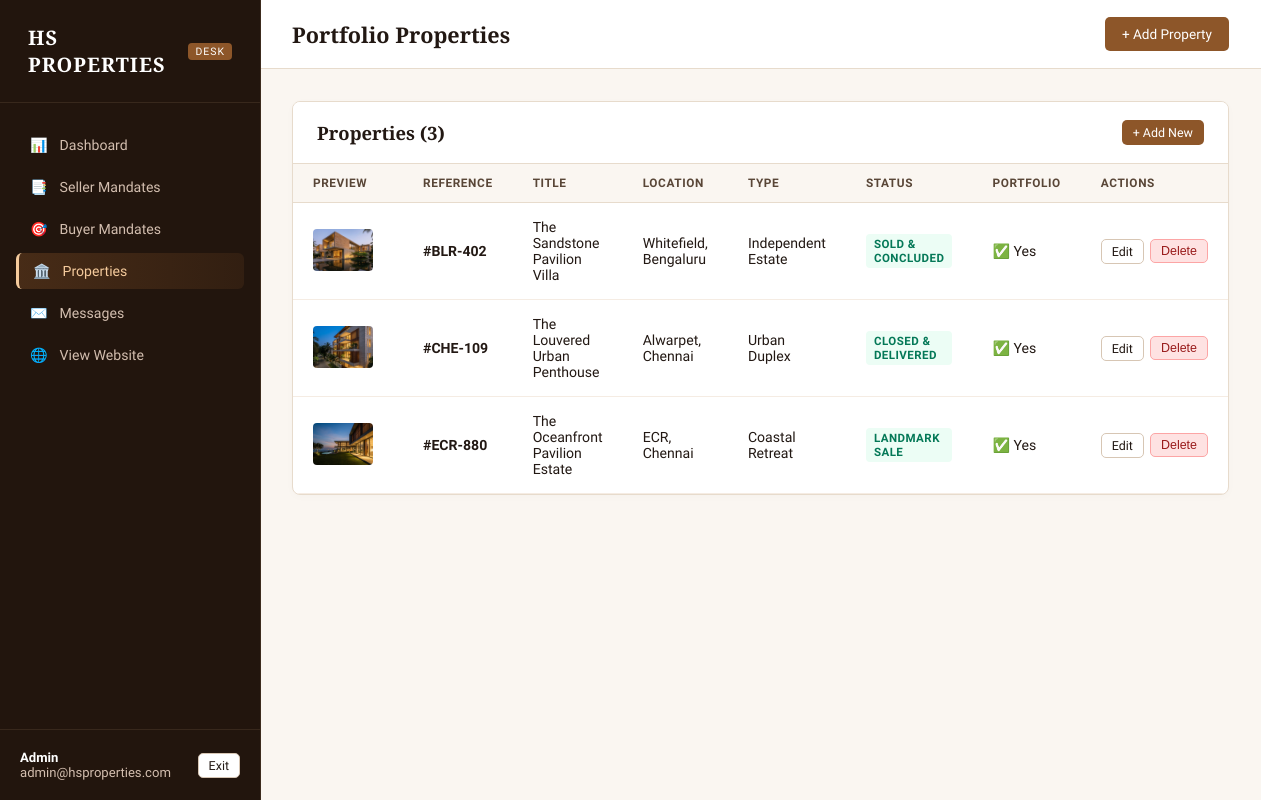
The page /admin/properties.php (signed in) on the database its author committed.
### tables this page shows
CREATE TABLE IF NOT EXISTS `properties` (
  `id`            INT UNSIGNED    NOT NULL AUTO_INCREMENT,
  `reference`     VARCHAR(30)     NOT NULL,
  `status`        VARCHAR(60)     NOT NULL DEFAULT 'Active',
  `location`      VARCHAR(255)    NOT NULL,
  `title`         VARCHAR(255)    NOT NULL,
  `mandate`       VARCHAR(255)    NULL DEFAULT NULL,
  `spec`          VARCHAR(255)    NULL DEFAULT NULL,
  `summary`       TEXT            NULL DEFAULT NULL,
  `type`          VARCHAR(80)     NULL DEFAULT NULL,
  `image`         VARCHAR(500)    NULL DEFAULT NULL,
  `image_alt`     VARCHAR(500)    NULL DEFAULT NULL,
  `is_portfolio`  TINYINT(1)      NOT NULL DEFAULT 0,
  `is_active`     TINYINT(1)      NOT NULL DEFAULT 1,
  `sort_order`    INT             NOT NULL DEFAULT 0,
  `created_at`    DATETIME        NOT NULL DEFAULT CURRENT_TIMESTAMP,
  `updated_at`    DATETIME        NOT NULL DEFAULT CURRENT_TIMESTAMP ON UPDATE CURRENT_TIMESTAMP,
  PRIMARY KEY (`id`),
  UNIQUE KEY `uq_properties_reference` (`reference`),
  INDEX `idx_properties_portfolio` (`is_portfolio`, `is_active`, `sort_order`)
);

### backend/Database.php (called while the page is built, shortened)
<?php
class Database
{
    private static ?Database $instance = null;
    private PDO $pdo;
    private function __construct(array $config)
    {
        $dsn = sprintf(
            'mysql:host=%s;port=%s;dbname=%s;charset=utf8mb4',
            $config['host'],
            $config['port'],
            $config['name']
        );
        $this->pdo = new PDO($dsn, $config['user'], $config['pass'], [
            PDO::ATTR_ERRMODE            => PDO::ERRMODE_EXCEPTION,
            PDO::ATTR_DEFAULT_FETCH_MODE => PDO::FETCH_ASSOC,
            PDO::ATTR_EMULATE_PREPARES   => false,
            PDO::MYSQL_ATTR_INIT_COMMAND => "SET NAMES 'utf8mb4'",
        ]);
    }
    public static function getInstance(?array $config = null): self
    {
        if (self::$instance === null) {
            self::$instance = new self($config);
        }
        return self::$instance;
    }
    public function query(string $sql, array $params = []): PDOStatement
    {
        $stmt = $this->pdo->prepare($sql);
        $stmt->execute($params);
        return $stmt;
    }
    public function fetchAll(string $sql, array $params = []): array
    {
        return $this->query($sql, $params)->fetchAll();
    }
    public function fetchColumn(string $sql, array $params = []): mixed
    {
        return $this->query($sql, $params)->fetchColumn();
    }
}

### backend/models/Property.php (called while the page is built, shortened)
<?php
class Property
{
    private Database $db;
    public function __construct()
    {
        $this->db = Database::getInstance();
    }
    public function getAll(array $filters = [], int $page = 1, int $perPage = 20): array
    {
        $where  = ['1=1'];
        $params = [];
        $whereClause = implode(' AND ', $where);
        $offset      = ($page - 1) * $perPage;
        $total = $this->db->fetchColumn(
            "SELECT COUNT(*) FROM `properties` WHERE $whereClause",
            $params
        );
        $rows = $this->db->fetchAll(
            "SELECT * FROM `properties` WHERE $whereClause ORDER BY `sort_order` ASC, `created_at` DESC LIMIT $perPage OFFSET $offset",
            $params
        );
        return [
            'data'       => $rows,
            'total'      => (int) $total,
            'page'       => $page,
            'per_page'   => $perPage,
            'total_pages' => (int) ceil($total / $perPage),
        ];
    }
}

### includes/config.php (called while the page is built, shortened)
<?php
function url(string $path = ''): string
{
    return BASE_URL . '/' . ltrim($path, '/');
}
function e(?string $value): string
{
    return htmlspecialchars((string) $value, ENT_QUOTES | ENT_SUBSTITUTE, 'UTF-8');
}

### admin/properties.php (the view, shortened to what this page needs)
<?php
require_once __DIR__ . '/../backend/bootstrap.php';
require_once __DIR__ . '/../backend/models/Property.php';
$model = new Property();
$action = $_GET['action'] ?? 'list';
$id     = isset($_GET['id']) ? (int)$_GET['id'] : null;
$editItem = ($action === 'edit' && $id) ? $model->find($id) : null;
$search = $_GET['search'] ?? '';
$page   = isset($_GET['page']) ? (int)$_GET['page'] : 1;
$list   = $model->getAll(['search' => $search], $page, 20);
include __DIR__ . '/header.php';
?>
<?php if ($action === 'create' || ($action === 'edit' && $editItem)): ?>
  <div style="margin-bottom: 20px;">
    <a href="<?= e(url('admin/properties.php')) ?>" class="btn-admin btn-admin--sm btn-admin--secondary">&larr; Back to properties</a>
  </div>
  <div class="admin-card" style="max-width: 800px;">
    <div class="admin-card__header">
      <h2 class="admin-card__title"><?= $action === 'create' ? 'Add New Property' : 'Edit Property: ' . e($editItem['title']) ?></h2>
    </div>
    <div style="padding: 24px;">
      <form method="post" enctype="multipart/form-data" action="<?= e(url('admin/properties.php?action=' . $action . ($id ? '&id=' . $id : ''))) ?>">
        <div style="display: grid; grid-template-columns: 1fr 1fr; gap: 20px;">
          <div class="admin-form-group">
            <label for="title">Property Title *</label>
            <input type="text" id="title" name="title" class="admin-input" required value="<?= e($editItem['title'] ?? '') ?>" placeholder="The Sandstone Pavilion Villa">
          </div>
          <div class="admin-form-group">
            <label for="reference">Reference Code</label>
            <input type="text" id="reference" name="reference" class="admin-input" value="<?= e($editItem['reference'] ?? '') ?>" placeholder="#BLR-402">
          </div>
        </div>
        <div style="display: grid; grid-template-columns: 1fr 1fr; gap: 20px;">
          <div class="admin-form-group">
            <label for="location">Location *</label>
            <input type="text" id="location" name="location" class="admin-input" required value="<?= e($editItem['location'] ?? '') ?>" placeholder="Whitefield, Bengaluru">
          </div>
          <div class="admin-form-group">
            <label for="type">Property Type *</label>
            <select name="type" id="type" class="admin-select" required>
              <option value="Independent Estate" <?= ($editItem['type'] ?? '') === 'Independent Estate' ? 'selected' : '' ?>>Independent Estate</option>
              <option value="Urban Duplex" <?= ($editItem['type'] ?? '') === 'Urban Duplex' ? 'selected' : '' ?>>Urban Duplex</option>
              <option value="Coastal Retreat" <?= ($editItem['type'] ?? '') === 'Coastal Retreat' ? 'selected' : '' ?>>Coastal Retreat</option>
              <option value="Penthouse" <?= ($editItem['type'] ?? '') === 'Penthouse' ? 'selected' : '' ?>>Penthouse</option>
              <option value="Commercial Landmark" <?= ($editItem['type'] ?? '') === 'Commercial Landmark' ? 'selected' : '' ?>>Commercial Landmark</option>
            </select>
          </div>
        </div>
        <div style="display: grid; grid-template-columns: 1fr 1fr; gap: 20px;">
          <div class="admin-form-group">
            <label for="status">Status Badge</label>
            <input type="text" id="status" name="status" class="admin-input" value="<?= e($editItem['status'] ?? 'Sold & Concluded') ?>" placeholder="Sold & Concluded / Landmark Sale">
          </div>
          <div class="admin-form-group">
            <label for="mandate">Mandate Type</label>
            <input type="text" id="mandate" name="mandate" class="admin-input" value="<?= e($editItem['mandate'] ?? 'Buyer Representation & Acquisition') ?>" placeholder="Buyer Representation & Acquisition">
          </div>
        </div>
        <div class="admin-form-group">
          <label for="spec">Architectural Specification</label>
          <input type="text" id="spec" name="spec" class="admin-input" value="<?= e($editItem['spec'] ?? '') ?>" placeholder="4 BHK Cantilevered Residence · 8,200 sq.ft Grounds">
        </div>
        <div class="admin-form-group">
          <label for="summary">Editorial Summary</label>
          <textarea id="summary" name="summary" rows="4" class="admin-textarea" placeholder="Discreet acquisition advisory completed for private family office..."><?= e($editItem['summary'] ?? '') ?></textarea>
        </div>
        <div class="admin-form-group">
          <label for="image">Featured Image</label>
          <?php if (!empty($editItem['image'])): ?>
            <div style="margin-bottom: 8px;">
              <img src="<?= e(url($editItem['image'])) ?>" alt="Preview" style="max-height: 120px; border-radius: 6px; border: 1px solid #ddd;">
            </div>
          <?php endif; ?>
          <input type="file" id="image" name="image" class="admin-input" accept="image/*">
        </div>
        <div style="display: flex; gap: 24px; align-items: center; margin: 24px 0;">
          <label style="display: flex; align-items: center; gap: 8px; cursor: pointer;">
            <input type="checkbox" name="is_portfolio" value="1" <?= (!isset($editItem) || $editItem['is_portfolio']) ? 'checked' : '' ?>>
            <span>Display on Home Page Representative Portfolio</span>
          </label>
        </div>
        <button type="submit" class="btn-admin btn-admin--primary" style="padding: 10px 24px;">
          <?= $action === 'create' ? 'Save and Publish' : 'Update Property' ?>
        </button>
      </form>
    </div>
  </div>
<?php else: ?>
  <div class="admin-card">
    <div class="admin-card__header">
      <h2 class="admin-card__title">Properties (<?= e((string)$list['total']) ?>)</h2>
      <a href="<?= e(url('admin/properties.php?action=create')) ?>" class="btn-admin btn-admin--primary btn-admin--sm">
        + Add New
      </a>
    </div>
    <table class="admin-table">
      <thead>
        <tr>
          <th>Preview</th>
          <th>Reference</th>
          <th>Title</th>
          <th>Location</th>
          <th>Type</th>
          <th>Status</th>
          <th>Portfolio</th>
          <th>Actions</th>
        </tr>
      </thead>
      <tbody>
        <?php if (empty($list['data'])): ?>
          <tr><td colspan="8" style="text-align: center; color: #888;">No properties listed.</td></tr>
        <?php else: ?>
          <?php foreach ($list['data'] as $prop): ?>
            <tr>
              <td style="width: 70px;">
                <img src="<?= e(url($prop['image'])) ?>" alt="<?= e($prop['title']) ?>" style="width: 60px; height: 42px; object-fit: cover; border-radius: 4px;">
              </td>
              <td><strong><?= e($prop['reference']) ?></strong></td>
              <td><?= e($prop['title']) ?></td>
              <td><?= e($prop['location']) ?></td>
              <td><?= e($prop['type']) ?></td>
              <td><span class="badge badge--sold"><?= e($prop['status']) ?></span></td>
              <td><?= $prop['is_portfolio'] ? '✅ Yes' : '—' ?></td>
              <td>
                <div style="display: flex; gap: 6px;">
                  <a href="<?= e(url('admin/properties.php?action=edit&id=' . $prop['id'])) ?>" class="btn-admin btn-admin--sm btn-admin--secondary">Edit</a>
                  <form method="post" action="<?= e(url('admin/properties.php?action=delete&id=' . $prop['id'])) ?>" onsubmit="return confirm('Delete this property listing?');" style="display: inline;">
                    <button type="submit" class="btn-admin btn-admin--sm btn-admin--danger">Delete</button>
                  </form>
                </div>
              </td>
            </tr>
          <?php endforeach; ?>
        <?php endif; ?>
      </tbody>
    </table>
  </div>
<?php endif; ?>
<?php include __DIR__ . '/footer.php'; ?>

### rows shown on the page
properties: image (picture), reference "#BLR-402", title "The Sandstone Pavilion Villa", location "Whitefield, Bengaluru", type "Independent Estate", status "SOLD & CONCLUDED", is_portfolio "✅ Yes"
properties: image (picture), reference "#CHE-109", title "The Louvered Urban Penthouse", location "Alwarpet, Chennai", type "Urban Duplex", status "CLOSED & DELIVERED", is_portfolio "✅ Yes"
properties: image (picture), reference "#ECR-880", title "The Oceanfront Pavilion Estate", location "ECR, Chennai", type "Coastal Retreat", status "LANDMARK SALE", is_portfolio "✅ Yes"

### other values the page prints
$user['name'] "Admin"
$user['email'] "admin@hsproperties.com"
$adminTitle "Portfolio Properties"
$list['total'] "3"
